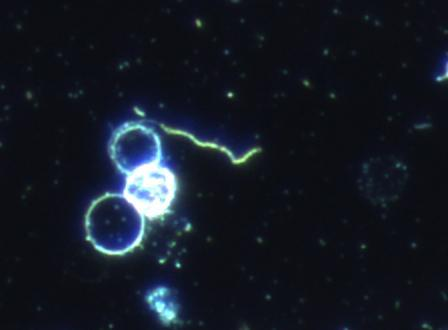
%> input picture Image_Processing_Assignment/Assignment_Input/IMG_15.png, 448 x 330 px
$ octave Task5to6.m   (GNU Octave 9; MATLAB toolbox functions it lacks are replaced by stand-ins)
%> lines starting %> are read from the running program, lines starting %| are printed output that depends on the picture; in (x1, y1, x2, y2) boxes, pixels count from 0 and x2, y2 are one past the last pixel; in counts of white or black regions, pixels touching at a corner belong together; the program's own positions count from 1
% Task 5: Robust method --------------------------
clear; close all;

% Read image
I = imread('IMG_15.png');
%> I is the input picture: size 330x448x3 uint8; mean R, G, B 20.7, 25.7, 35.7
figure, imshow(I),title('Original')

% Resize image
resizeImg = imresize(I,[512 NaN]);
figure, imshow(resizeImg),title('Resized')

% Turn image to grayscale
grayImg = rgb2gray(resizeImg);
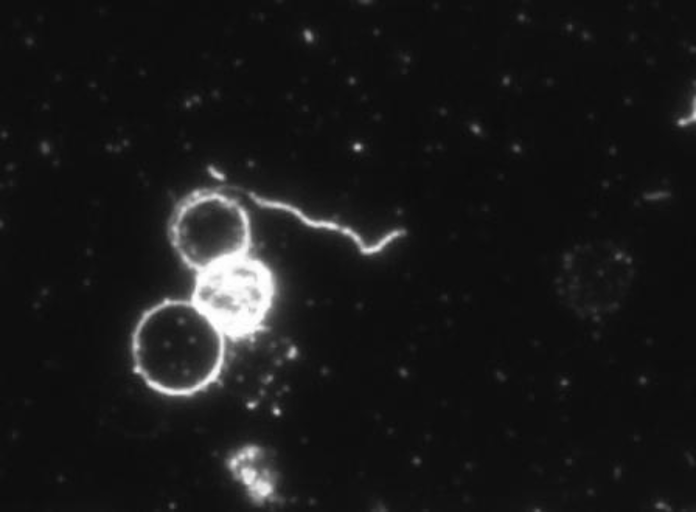
%> grayImg: size 512x696 uint8; min 10, max 255, mean 25.3
figure, imshow(grayImg),title('Grayscale')

% Enhance image before binarisation with min, max pixel intensity
dpgrayimg = 255*im2double(grayImg);
mi = min(min(dpgrayimg));
%> mi = 10
ma = max(max(dpgrayimg));
%> ma = 255

en_rI_gray = imadjust(grayImg,[mi/255; ma/255],[0; 1]);

% Get gray threshold
threshold = graythresh(en_rI_gray);
%> threshold = 0.369

% Binarise image using gray threshold
binarisedImg = imbinarize(en_rI_gray,threshold);
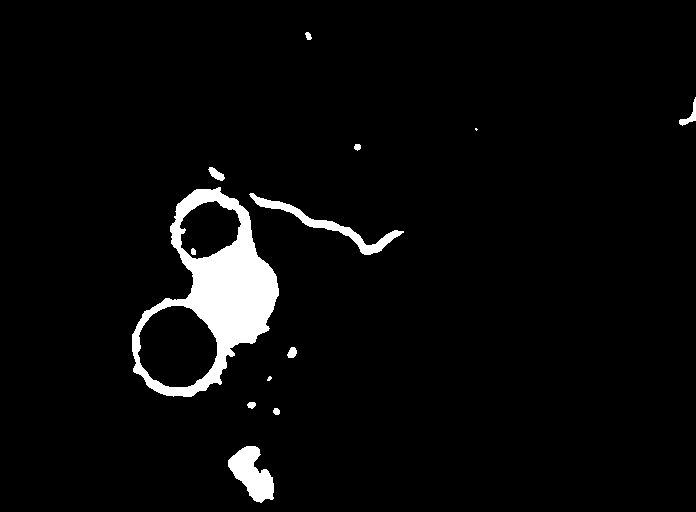
%> binarisedImg: size 512x696 logical; 4% white; 13 white regions (2 under 20 px), largest, box (x1, y1, x2, y2) and area: (132, 187, 279, 397) 10776, (228, 446, 274, 503) 1486, (249, 193, 404, 255) 1363
figure, imshow(binarisedImg),title('Binarised Image')

% Using bwareopen to remove connected compontents that have fewer pixels
% than in the parameter
bawopen = bwareaopen(binarisedImg, 100);
%> bawopen: size 512x696 logical; 3.9% white; 5 white regions, box (x1, y1, x2, y2) and area: (132, 187, 279, 397) 10776, (228, 446, 274, 503) 1486, (249, 193, 404, 255) 1363, (679, 97, 696, 126) 151, (208, 167, 225, 181) 126
figure, imshow(bawopen),title('Bwareopen Image')

% Filling the holes in the images including the ones that are on the
% boundary
bw_a = padarray(bawopen,[1 1],1,'pre');
%> bw_a: size 513x697 logical; 4.2% white; 6 white regions, box (x1, y1, x2, y2) and area: (133, 188, 280, 398) 10776, (229, 447, 275, 504) 1486, (250, 194, 405, 256) 1363, (0, 0, 697, 513) 1209, (680, 98, 697, 127) 151, (209, 168, 226, 182) 126
bw_a_filled = imfill(bw_a,'holes');
bw_a_filled = bw_a_filled(2:end,2:end);
figure,imshow(bw_a_filled)

bw_b = padarray(padarray(bawopen,[1 0],1,'pre'),[0 1],1,'post');
%> bw_b: size 513x697 logical; 4.2% white; 5 white regions, box (x1, y1, x2, y2) and area: (132, 188, 279, 398) 10776, (228, 447, 274, 504) 1486, (249, 194, 404, 256) 1363, (0, 0, 697, 513) 1360, (208, 168, 225, 182) 126
bw_b_filled = imfill(bw_b,'holes');
bw_b_filled = bw_b_filled(2:end,1:end-1);
figure,imshow(bw_b_filled);

bw_c = padarray(bawopen,[1 1],1,'post');
%> bw_c: size 513x697 logical; 4.2% white; 5 white regions, box (x1, y1, x2, y2) and area: (132, 187, 279, 397) 10776, (228, 446, 274, 503) 1486, (249, 193, 404, 255) 1363, (0, 0, 697, 513) 1360, (208, 167, 225, 181) 126
bw_c_filled = imfill(bw_c,'holes');
bw_c_filled = bw_c_filled(1:end-1,1:end-1);
figure,imshow(bw_c_filled)

bw_d = padarray(padarray(bawopen,[1 0],1,'post'),[0 1],1,'pre');
%> bw_d: size 513x697 logical; 4.2% white; 6 white regions, box (x1, y1, x2, y2) and area: (133, 187, 280, 397) 10776, (229, 446, 275, 503) 1486, (250, 193, 405, 255) 1363, (0, 0, 697, 513) 1209, (680, 97, 697, 126) 151, (209, 167, 226, 181) 126
bw_d_filled = imfill(bw_d,'holes');
bw_d_filled = bw_d_filled(1:end-1,2:end);
figure,imshow(bw_d_filled)

bw_filled = bw_a_filled | bw_b_filled | bw_c_filled | bw_d_filled;
figure, imshow(bw_filled)

% Erode to take the bacteria away from the image
BW2 = bw_filled;

erode = strel('disk',14);
open = strel('disk',6);
dilate = strel('disk',15);
bw_filled = imerode(bw_filled,erode);
%> bw_filled: size 512x696 logical; 3% white; 1 white region, box (x1, y1, x2, y2) and area: (145, 202, 265, 384) 10544
bw_filled = imopen(bw_filled,open);
%> bw_filled: size 512x696 logical; 3% white; 1 white region, box (x1, y1, x2, y2) and area: (145, 202, 265, 383) 10526
bw_filled = imdilate(bw_filled,dilate);
%> bw_filled: size 512x696 logical; 5.2% white; 1 white region, box (x1, y1, x2, y2) and area: (131, 188, 279, 397) 18399

BW = bw_filled;
figure, imshow(BW),title('Blood Cells')

% Subtracting the blood cells image from binarised image to get image of
% bacteria
BW2 = BW2-bw_filled;
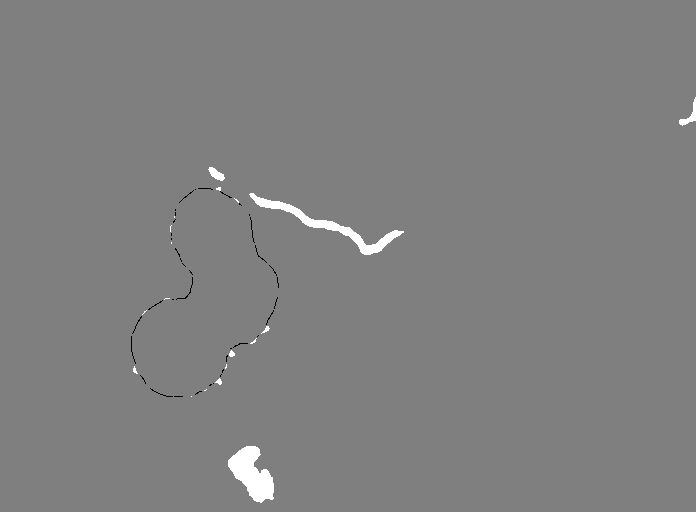
%> BW2: size 512x696 double; min -1, max 1, mean 0.00817; drawn with min black and max white
BW2 = bwareaopen(BW2,100);
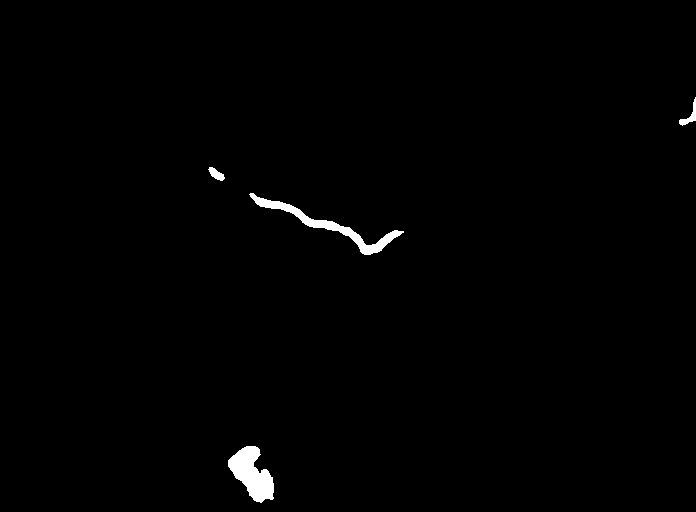
%> BW2: size 512x696 logical; 0.88% white; 4 white regions, box (x1, y1, x2, y2) and area: (228, 446, 274, 503) 1486, (249, 193, 404, 255) 1363, (679, 97, 696, 126) 151, (208, 167, 225, 181) 126
figure,imshow(BW2),title('Bacteria')

% Colouring the blood cells and bacteria and joining the images
CMap = [0,0,0; 1,0,0];
BloodCells  = ind2rgb(BW + 1, CMap);
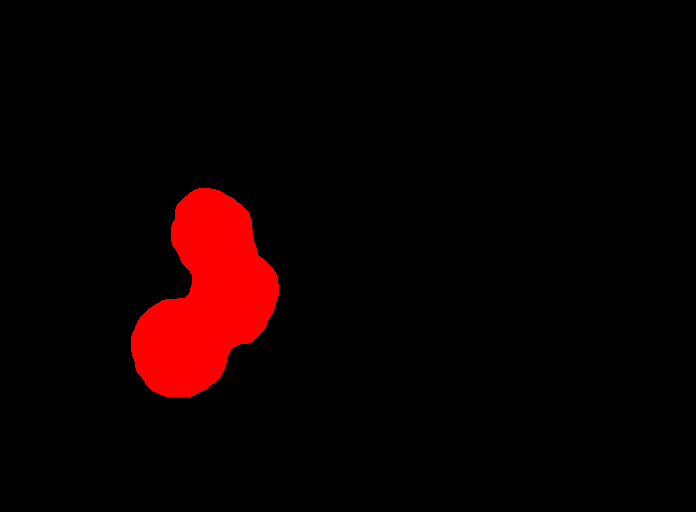
%> BloodCells: size 512x696x3 double; mean R, G, B 0.0516, 0, 0
CMap = [0,0,0; 0,1,1];
Bacteria = ind2rgb(BW2 + 1, CMap);

Final = BloodCells+Bacteria;
figure,imshow(Final),title('Segemented Image')

cell = BW;
bac = BW2;

Test = cell+bac*2;

figure,imshow(Test),title('Test')
numbins = 64;
figure, histogram(Test,numbins),title('Histogram')
%> after `title('Histogram')`:
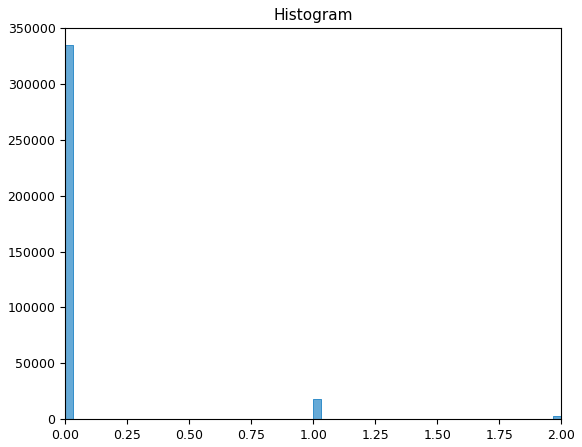
%> figure redrawn from the program's plot data; tallest bar 334827 high, from x = 0 to 0.0312

% Task 6: Performance evaluation -----------------
% Step 1: Load ground truth data
GT = imread("IMG_15_GT.png");
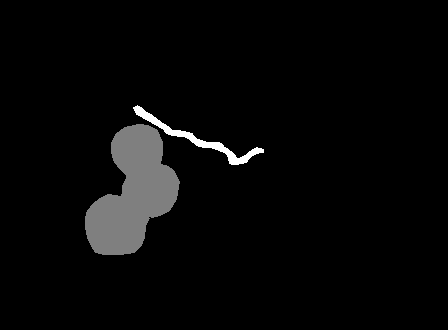
%> input picture Image_Processing_Assignment/Assignment_Input/IMG_15_GT.png, 448 x 330 px
%> GT is the input picture: size 330x448x3 uint8; min 0, max 2, mean 0.0632
GT_Gray = rgb2gray(GT);
resizeGT = imresize(GT_Gray,[512 NaN]);
figure, imshow(resizeGT),title('Grayscale')

% Convert GT image to double to use to get dice score
GTDouble = 255*im2double(resizeGT);

% Dice score
%> (the run ends here)
